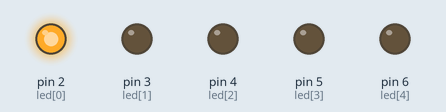
Bench run of a sketch on a simulated Arduino Uno, built with avr-gcc and run on an emulated ATmega328P. Shown: output pins drawn as LEDs (lit = HIGH).

Above: at 0.2 s.
At 1.2 s:
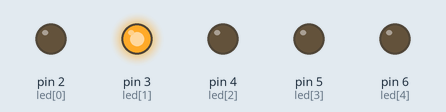
At 2.2 s:
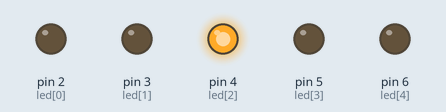
At 3.2 s:
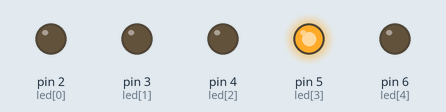
At 4.2 s:
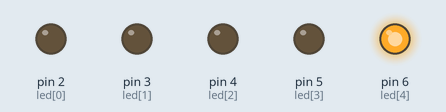
At 5.7 s:
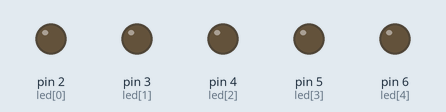
Timing chart, 0 to 6.5 s (numbered marks = the images above):
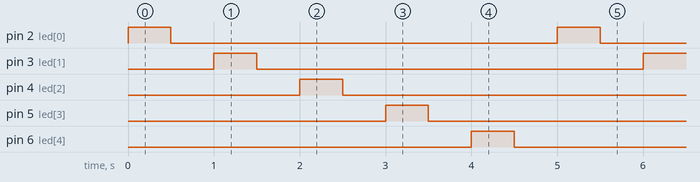

The sketch:

4_had_s_led_diodov_cykly.ino
```cpp
byte led[] = {2,3,4,5,6}; //piny s LED diodami
 byte pocet = 5; //pocet diod
 int rychlost = 1000; //jakou prodlevu maji jednotliva bliknuti

 void setup() {
 for(int i = 0; i < pocet; i++) {
 pinMode(led[i], OUTPUT); //nastaveni pinu
                            }
 }

 void loop() {
 for(int i = 0; i < pocet; i++) {
 digitalWrite(led[i], HIGH);
 delay(rychlost/2);
 digitalWrite(led[i], LOW);
 delay(rychlost/2);   //hodnota 1000 =1 sekunda
 }
 }
```

Measured:
- by itself, pin 2 (led[0]), pin 3 (led[1]), pin 4 (led[2]), pin 5 (led[3]), pin 6 (led[4]): alternates HIGH for 0.50 s and LOW for 4.5 s
- by itself, everything shown: repeats every 5.0 s, in 10 steps
